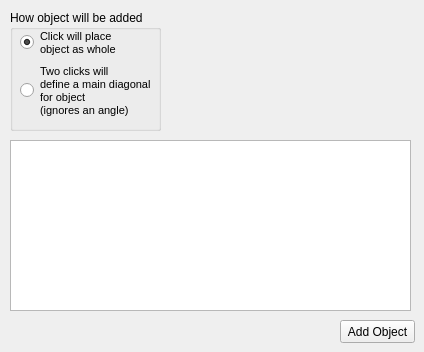
      <widget class="QWidget" name="tab_object">
       <attribute name="title">
        <string>Object</string>
       </attribute>
       <widget class="QPushButton" name="btnCustomObjectAdd">
        <property name="geometry">
         <rect>
          <x>340</x>
          <y>320</y>
          <width>75</width>
          <height>23</height>
         </rect>
        </property>
        <property name="text">
         <string>Add Object</string>
        </property>
       </widget>
       <widget class="gui::resourcetreewidget::ResourceTreeWidget" name="rtwCustomObjectSchemas" native="true">
        <property name="geometry">
         <rect>
          <x>170</x>
          <y>10</y>
          <width>241</width>
          <height>121</height>
         </rect>
        </property>
       </widget>
       <widget class="QTableWidget" name="twCustomObjectProperties">
        <property name="geometry">
         <rect>
          <x>10</x>
          <y>140</y>
          <width>401</width>
          <height>171</height>
         </rect>
        </property>
       </widget>
       <widget class="QGroupBox" name="grpCustomObjectAddBehaviour">
        <property name="geometry">
         <rect>
          <x>10</x>
          <y>10</y>
          <width>151</width>
          <height>121</height>
         </rect>
        </property>
        <property name="title">
         <string>How object will be added</string>
        </property>
        <widget class="QRadioButton" name="rbCustomObjectPlaceAndRotate">
         <property name="geometry">
          <rect>
           <x>10</x>
           <y>17</y>
           <width>171</width>
           <height>31</height>
          </rect>
         </property>
         <property name="font">
          <font>
           <pointsize>8</pointsize>
          </font>
         </property>
         <property name="text">
          <string>Click will place
object as whole</string>
         </property>
         <property name="checked">
          <bool>true</bool>
         </property>
        </widget>
        <widget class="QRadioButton" name="rbCustomObjectTwoClicksPlaces">
         <property name="geometry">
          <rect>
           <x>10</x>
           <y>40</y>
           <width>161</width>
           <height>81</height>
          </rect>
         </property>
         <property name="font">
          <font>
           <pointsize>8</pointsize>
          </font>
         </property>
         <property name="text">
          <string>Two clicks will
define a main diagonal
for object 
(ignores an angle)</string>
         </property>
        </widget>
       </widget>
      </widget>
